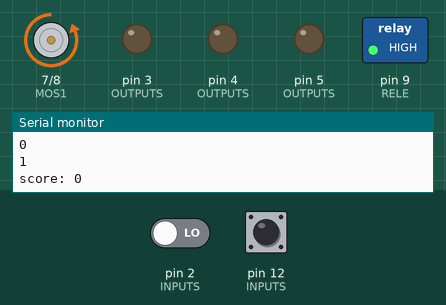
A sketch run on a simulated Arduino Nano, built with avr-gcc and run on an emulated ATmega328P. Shown: motor-driver pin pairs drawn as motors (green arrow = first pin HIGH = forward, orange = second pin HIGH = backward, longer = more drive), switched loads named in the sketch (green lamp = pin HIGH), output pins drawn as LEDs (lit = HIGH), the last lines printed to the serial monitor. Inputs (shaded band) come from the test bench; at power-on: pin 12 (INPUTS) HIGH, pin 2 (INPUTS) LOW. Random numbers use the default seed unless the sketch sets one; the audio player accepts every command and is not drawn.

Above: at 1.7 s.
1.8 s: pin 12 (INPUTS) pulled LOW for 3.2 s
At 6.1 s:
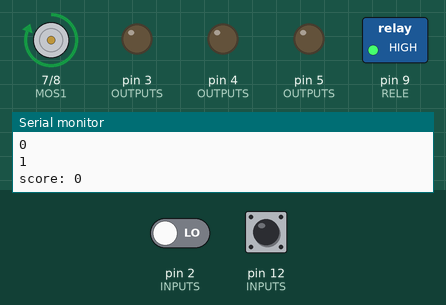
9.5 s: pin 2 (INPUTS) driven HIGH
At 10.46 s:
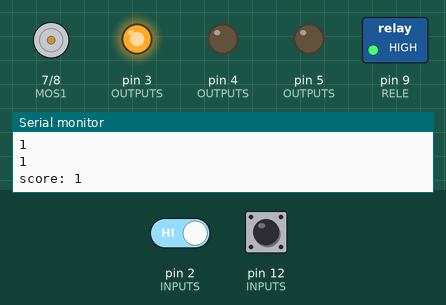
12.5 s: pin 2 (INPUTS) driven LOW
At 26.0 s:
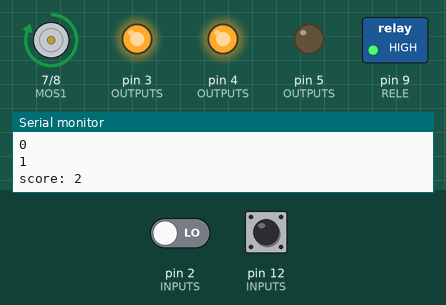
Timing chart, 0 to 31.6 s (numbered marks = the images above; inputs shaded):
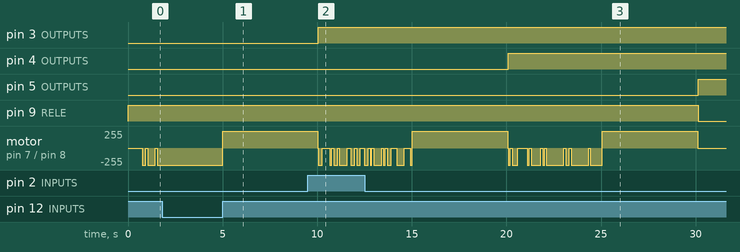

The sketch:

piratas_flippper.ino
```cpp
/* Flipper BarcoPirata
 *
 * Arduino NANO,  1 RS, 1 RELES, 2 MOSSFFET
 * 1 DFPLAYER, 3 LEDSL, 1 SENSOR DE OBSTACULO
 *
 * reinicia con iman en 0 20 segundos
 *
 * Sputnik 11/12/20
 */

 //INCLUDES
#include "SoftwareSerial.h"
#include "DFRobotDFPlayerMini.h"

//DEFINES
#define SPRINT      true
#define NEED_REPOSO true

#define BOLA        2
#define HTCBOLA     false

#define LED1        3
#define LED2        4
#define LED3        5

#define TX_ADF     10
#define RX_ADF     11

#define MOS1        7
#define MOS2        8

#define RELE        9

#define IMAN        12

#define DS  200
#define SEGURO_BOLA  5000

#define TIEMPO_RESET 20000
#define TIEMPO_PARPADEO 100
//CONSTANTES
const int N_INPUTS = 2;
const int INPUTS[N_INPUTS] = {BOLA, IMAN};
const int INPUTS_ISTATE[N_INPUTS] = {0,1};
const int N_OUTPUTS = 6;
const int OUTPUTS[N_OUTPUTS] = {LED1,LED2,LED3,RELE,MOS1,MOS2};
const int OUTPUTS_ISTATE[N_OUTPUTS] = {0,0,0,1,0,0};


//VARIABLES
unsigned long contador_tiempo = 0;
unsigned long contador_bola   = 0;
unsigned long contador_reset   = 0;
unsigned long contador_parp = 0;
int score = 0;
int LED[3] = {LED1,LED2,LED3};


//OBJETOS

SoftwareSerial mySoftwareSerial(RX_ADF, TX_ADF);    // RX, TX
DFRobotDFPlayerMini myDFPlayer;                     //dfplayer
void printDetail(uint8_t type, int value);          //dfplayer

//NO EDITABLE
boolean reposo = false;
boolean activo = true;
boolean resuelto = false;
unsigned long timer_print = 0;
////////////////////////////////////SETUP///////////////////////////////
//NO EDITABLE
void setup() {
  if(SPRINT){Serial.begin(9600);}
//declara entradas
  for(int a = 0;a < N_INPUTS;a++){
    pinMode(INPUTS[a] , INPUT);
    digitalWrite(INPUTS[a] , INPUTS_ISTATE[a]);
  }
//declara salidas
  for(int a = 0;a < N_OUTPUTS;a++){
    pinMode(OUTPUTS[a] , OUTPUT);
    digitalWrite(OUTPUTS[a] , OUTPUTS_ISTATE[a]);
  }
  mySoftwareSerial.begin(9600);
  Serial.println("INICIANDO");
  if (!myDFPlayer.begin(mySoftwareSerial)) {                     //Arranca dfplayer
    Serial.println(F("Unable to begin:"));
  }
  myDFPlayer.volume(20);
//si necesita reposo
  if(NEED_REPOSO){reposo=true;activo=false;resuelto=false;}else{reposo=false;activo=true;resuelto=false;}
//EDITABLE


}

///////////////////////////////////////LOOP//////////////////////////////////////////
void loop() {
  if_reposo();
  if_activo();
  if_resuelto();
  showme();
}

////////////////////////////////////////FUNCIONES///////////////////////////////////
//EDITABLE
void if_reposo()
{
  if(reposo){
    digitalWrite(RELE,HIGH);
    digitalWrite(LED[0],false);
    digitalWrite(LED[1],false);
    digitalWrite(LED[2],false);
    digitalWrite(MOS1,false);
    digitalWrite(MOS2,false);
    score = 0;
    if(check(1, IMAN, DS)){
      reposo = false;
      activo = true;
      myDFPlayer.play(1);
      }
  }
}

void if_activo()
{
  if(activo){
    parpadea();
    resetea();
    if(millis() - contador_bola > SEGURO_BOLA){
      if(check(HTCBOLA,BOLA,DS)){
        digitalWrite(MOS1,true);
        digitalWrite(MOS2,false);
        myDFPlayer.play(2);
        score++;
        delay(5000);
        digitalWrite(MOS1,false);
        contador_bola = millis();
        myDFPlayer.play(1);
        digitalWrite(LED[score-1],true);
        }
        if(score == 3){
          resuelto = true;
          activo = false;
          }
    }

  }
}


void if_resuelto()
{
  if(resuelto){
    resetea();
    digitalWrite(RELE,LOW);
    digitalWrite(MOS1,false);
    digitalWrite(MOS2,false);
  }
}

void showme ()
{
  if(SPRINT && millis() - timer_print > 1000)
  {
    Serial.println("------NUEVA MEDICION------");
    for(int i = 0;i<N_INPUTS;i++){
      Serial.println(digitalRead(INPUTS[i]));}
    Serial.print("score: ");
    Serial.println(score);
    timer_print = millis();

    }
  }

void resetea(){
    boolean correr = true;
    unsigned long contador_reset = millis();
    while(check(0, IMAN, DS) && correr){
      if(millis() - contador_reset > TIEMPO_RESET){
      reposo = true;
      resuelto = false;
      activo = false;
      myDFPlayer.play(2);
      correr = false;
      }
  }
}

void parpadea(){
  if(millis() - contador_parp > TIEMPO_PARPADEO){
    int def = random(0,3);
    if(def == 1){ digitalWrite(MOS2,0);}else{digitalWrite(MOS2,1);}
    contador_parp = millis();
  }
 }

//NO EDITABLE
//comprueba el estado de un sensor
boolean check (boolean cual, int entrada, int ds)
{
  boolean resu = false;
  int contador = 0;
  if(cual){ while(digitalRead(entrada) == 1 && resu == false){contador++;if(contador == ds){resu = true;}}
  }else{    while(digitalRead(entrada) == 0 && resu == false){contador++;if(contador == ds){resu = true;}}}
  return resu;
}
```

Measured:
- after the input at 12.5 s, pin 4 (OUTPUTS): LOW → HIGH after 7.6 s; pin 5 (OUTPUTS): LOW → HIGH after 17.6 s; pin 9 (RELE): HIGH → LOW after 17.6 s
